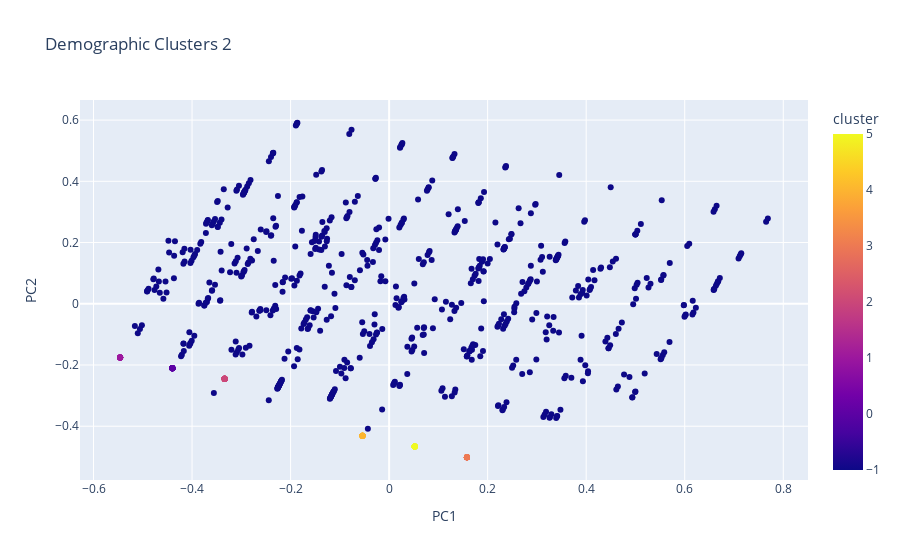
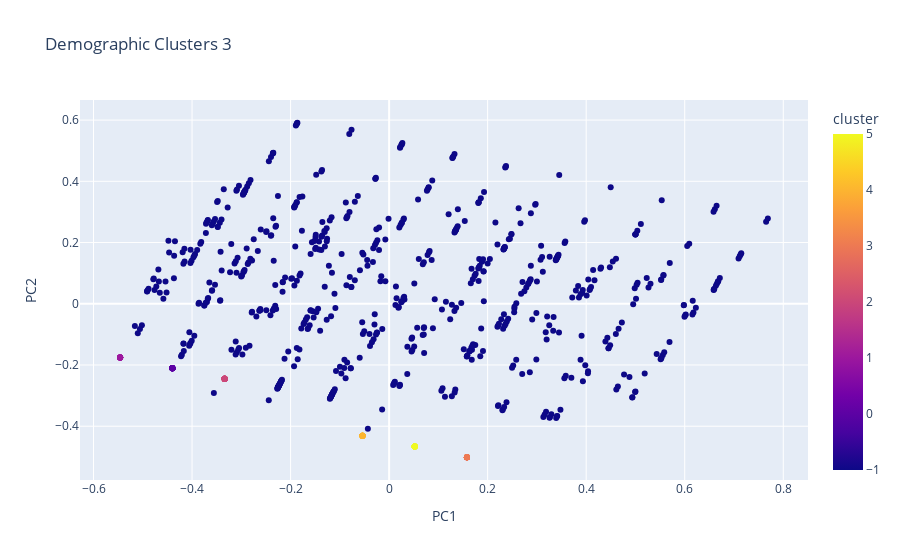
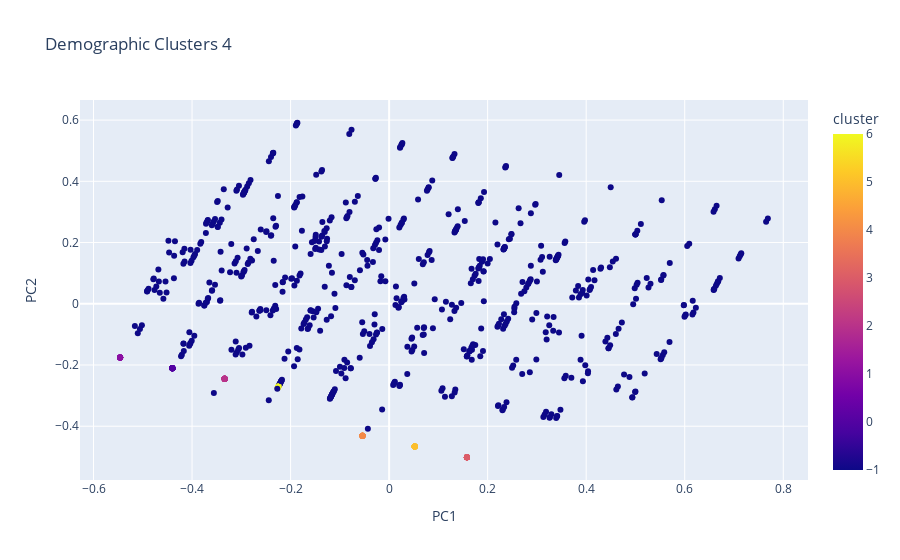

These figures' notebook cell, in order:
### Code cell
# run DBscan on all features
eps=0.005
for n in list(range(2,100)):
    dbScanScatter(customers_scaled.iloc[:,:4],6,eps,"Demographic Clusters ")
    eps += 0.005

### Figure 1 — Plotly figure (JSON) as saved in the notebook; plotly's stock layout.template omitted (floating-point values rounded to 4 significant figures; data arrays with more than 128 entries replaced by an {"elided": "..."} marker saying what was removed)
{"data": [{"hovertemplate": "PC1=%{x}<br>PC2=%{y}<br>cluster=%{marker.color}<extra></extra>", "legendgroup": "", "marker": {"color": {"elided": "747 int values"}, "coloraxis": "coloraxis", "symbol": "circle"}, "mode": "markers", "name": "", "orientation": "v", "showlegend": false, "type": "scatter", "x": {"elided": "747 float values"}, "xaxis": "x", "y": {"elided": "747 float values"}, "yaxis": "y"}], "layout": {"coloraxis": {"colorbar": {"title": {"text": "cluster"}}, "colorscale": [[0, "#0d0887"], [0.1111, "#46039f"], [0.2222, "#7201a8"], [0.3333, "#9c179e"], [0.4444, "#bd3786"], [0.5556, "#d8576b"], [0.6667, "#ed7953"], [0.7778, "#fb9f3a"], [0.8889, "#fdca26"], [1, "#f0f921"]]}, "legend": {"tracegroupgap": 0}, "title": {"text": "Demographic Clusters 2"}, "xaxis": {"anchor": "y", "domain": [0, 1], "title": {"text": "PC1"}}, "yaxis": {"anchor": "x", "domain": [0, 1], "title": {"text": "PC2"}}}}

### Figure 2 — Plotly figure (JSON) as saved in the notebook; plotly's stock layout.template omitted (floating-point values rounded to 4 significant figures; data arrays with more than 128 entries replaced by an {"elided": "..."} marker saying what was removed)
{"data": [{"hovertemplate": "PC1=%{x}<br>PC2=%{y}<br>cluster=%{marker.color}<extra></extra>", "legendgroup": "", "marker": {"color": {"elided": "747 int values"}, "coloraxis": "coloraxis", "symbol": "circle"}, "mode": "markers", "name": "", "orientation": "v", "showlegend": false, "type": "scatter", "x": {"elided": "747 float values"}, "xaxis": "x", "y": {"elided": "747 float values"}, "yaxis": "y"}], "layout": {"coloraxis": {"colorbar": {"title": {"text": "cluster"}}, "colorscale": [[0, "#0d0887"], [0.1111, "#46039f"], [0.2222, "#7201a8"], [0.3333, "#9c179e"], [0.4444, "#bd3786"], [0.5556, "#d8576b"], [0.6667, "#ed7953"], [0.7778, "#fb9f3a"], [0.8889, "#fdca26"], [1, "#f0f921"]]}, "legend": {"tracegroupgap": 0}, "title": {"text": "Demographic Clusters 3"}, "xaxis": {"anchor": "y", "domain": [0, 1], "title": {"text": "PC1"}}, "yaxis": {"anchor": "x", "domain": [0, 1], "title": {"text": "PC2"}}}}

### Figure 3 — Plotly figure (JSON) as saved in the notebook; plotly's stock layout.template omitted (floating-point values rounded to 4 significant figures; data arrays with more than 128 entries replaced by an {"elided": "..."} marker saying what was removed)
{"data": [{"hovertemplate": "PC1=%{x}<br>PC2=%{y}<br>cluster=%{marker.color}<extra></extra>", "legendgroup": "", "marker": {"color": {"elided": "747 int values"}, "coloraxis": "coloraxis", "symbol": "circle"}, "mode": "markers", "name": "", "orientation": "v", "showlegend": false, "type": "scatter", "x": {"elided": "747 float values"}, "xaxis": "x", "y": {"elided": "747 float values"}, "yaxis": "y"}], "layout": {"coloraxis": {"colorbar": {"title": {"text": "cluster"}}, "colorscale": [[0, "#0d0887"], [0.1111, "#46039f"], [0.2222, "#7201a8"], [0.3333, "#9c179e"], [0.4444, "#bd3786"], [0.5556, "#d8576b"], [0.6667, "#ed7953"], [0.7778, "#fb9f3a"], [0.8889, "#fdca26"], [1, "#f0f921"]]}, "legend": {"tracegroupgap": 0}, "title": {"text": "Demographic Clusters 4"}, "xaxis": {"anchor": "y", "domain": [0, 1], "title": {"text": "PC1"}}, "yaxis": {"anchor": "x", "domain": [0, 1], "title": {"text": "PC2"}}}}
